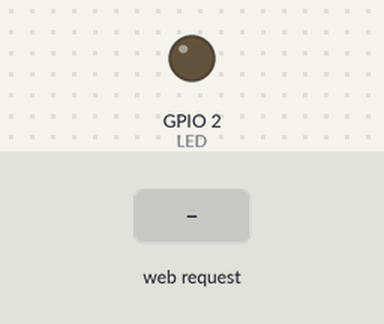
Bench run of a sketch on a simulated ESP8266 (NodeMCU). Parts: output pins drawn as LEDs (lit = HIGH). Inputs (shaded band) come from the test bench. WiFi joins after 1.5 s; servers stay silent unless stated; what the sketch prints to the serial monitor is not drawn.

Above: at 2.7 s.
2.8 s: HTTP request GET /LED_OFF received
At 5.0 s:
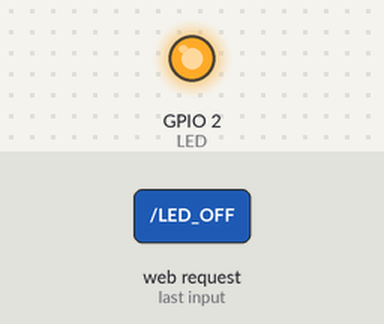
5.3 s: HTTP request GET /LED_ON received
At 7.1 s:
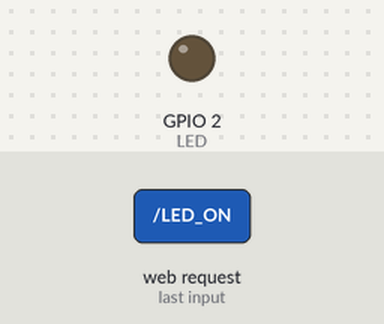
Timing chart, 0 to 8.6 s (numbered marks = the images above; inputs shaded):
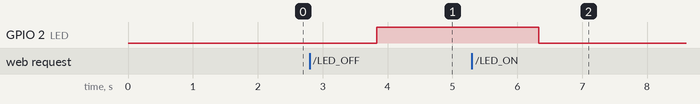

Measured:
- after the input at 2.8 s, GPIO 2 (LED): LOW → HIGH after 1.0 s
- after the input at 5.3 s, GPIO 2 (LED): HIGH → LOW after 1.0 s

The sketch:

esp8266_data_over_wifi_GET.ino
```cpp
#include "wifi_setup.h"

#define WIFI_SSID "your_ssid"
#define WIFI_PW "your_pw"
#define LED 2

void do_something(String data){
  //turn LED on/off
  if (data=="/LED_ON"){
    digitalWrite(LED,LOW);
  }
  if (data=="/LED_OFF"){
    digitalWrite(LED,HIGH);
  }
  return;
}

void setup(){
  Serial.begin(9600);
  start(WIFI_SSID,WIFI_PW);
  pinMode(LED,OUTPUT);
}

void loop(){
  //get request
  wait4req = true;
  do{check4req();} while(wait4req == true);

  send2client("ack");

  //process request
  String data;
  int addr_start = req.indexOf(' ');
  int addr_end = req.indexOf(' ', addr_start + 1);
  data = req.substring(addr_start + 1, addr_end);
  Serial.println("data:");
  Serial.println(data);

  do_something(data);
}
```

wifi_setup.h
```cpp
#include <ESP8266WiFi.h>
#include <WiFiClient.h>

WiFiServer server(80);
WiFiClient client;
bool wait4req = false;
String req;

void start(String ssid, String pass){
  //for static IP
  //IPAddress local_IP(192,168,0,5);
  //IPAddress gateway(192,168,0,1);
  //IPAddress subnet(255,255,255,0);

  //conect to Access Point
  Serial.println("");
  Serial.println("Setting up in station mode:");
  Serial.print("connecting to ");
  Serial.println(ssid);
  WiFi.mode(WIFI_STA);
  WiFi.begin(ssid.c_str(),pass.c_str());
  //WiFi.config(local_IP, gateway, subnet); //for static IP
  //----------
  //creating Access Point
  /*Serial.println("setting up Access Point:");
  Serial.println(WiFi.softAPConfig(local_IP, gateway, subnet));
  Serial.println(WiFi.softAP("ESP8266_01","acess_point_password"));
  Serial.println(WiFi.softAPIP());*/

  while (WiFi.status() != WL_CONNECTED) {
    delay(500);
    Serial.print(".");
  }
  Serial.println("success");
  Serial.println("");
  Serial.print("IP address: ");
  Serial.println(WiFi.localIP());
  Serial.print("MAC address: ");
  Serial.println(WiFi.macAddress());
  //start TCP server
  server.begin();
  Serial.println("TCP server started");
}

void check4req(){
  client = server.available();
  if (client) {
    Serial.println("");
    Serial.println("NEW REQUEST:");
    //wait for client to send data
    while (client.connected() && !client.available()) {
      delay(1);
    }
    //read request
    //String req = client.readStringUntil('\r');
    req = client.readString();
    Serial.print("Request:");
    Serial.println(req);
    wait4req = false;
  }
  return;
}

void send2client(String data){
  String s;
  s = "HTTP/1.1 200 OK\r\nContent-Type: text/html\r\n\r\n";
  s += data;
  client.print(s);
  client.flush();
  Serial.print("returned ");
  Serial.print(data);
  Serial.println(" to client");
  return;
}
```
